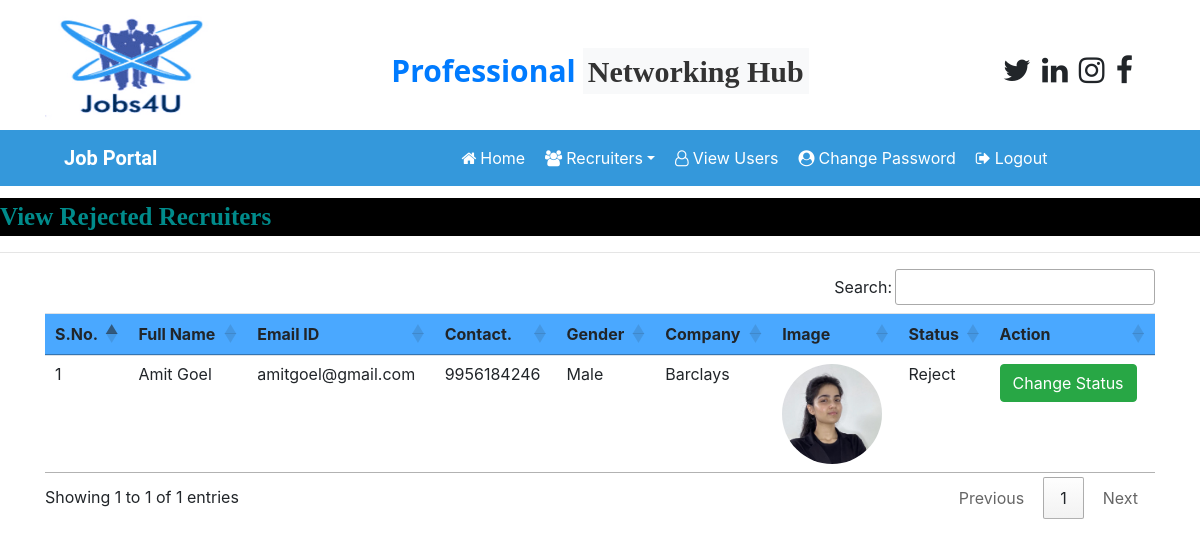
Page /recruiter_rejected (signed in) on the committed database.
### job/models.py (models this page shows, shortened)
class Recruiter(models.Model):
    user = models.ForeignKey(User, on_delete=models.CASCADE)
    mobile = models.CharField(max_length=15, null=True)
    image = models.FileField(null=True)
    gender = models.CharField(max_length=10, null=True)
    company = models.CharField(max_length=100, null=True)
    type = models.CharField(max_length=15, null=True)
    status = models.CharField(max_length=20, null=True)

### job/views.py (the view)
# urls.py: path('recruiter_rejected',recruiter_rejected,name="recruiter_rejected"),
def recruiter_rejected(request):
    if not request.user.is_authenticated:
        return redirect('admin_login')
    data = Recruiter.objects.filter(status='Reject')
    d = {'data':data}
    return render(request,'recruiter_rejected.html',d)

### job/templates/recruiter_rejected.html
{% load static %}
{% block body %}
{% include 'admin_navigation.html' %}
<marquee style="font-family: 'Monotype Corsiva' ; font-size: 25px ; color: darkcyan ; background-color: black ; font-weight: bold; margin-top: 1%">
    View Rejected Recruiters
</marquee>
<hr>
<div class="container">
<table class="table table-hover" id = "example">
    <thead>
    <tr style ="background-color: #4AA8FF">
        <th>S.No.</th>
        <th>Full Name</th>
        <th>Email ID</th>
        <th>Contact.</th>
        <th>Gender</th>
        <th>Company</th>
        <th>Image</th>
        <th>Status</th>
        <th>Action</th>
    </tr>
    </thead>
    <tbody>
    {% for i in data %}
    <tr>
        <td>{{forloop.counter}}</td>
        <td>{{i.user.first_name}} {{i.user.last_name}}</td>
        <td>{{i.user.username}}</td>
        <td>{{i.mobile}}</td>
        <td>{{i.gender}}</td>
        <td>{{i.company}}</td>
        <td><img src ="{{i.image.url}}" style="width:100px ; height : 100px; border-radius:50%" ></td>
        <td>{{i.status}}</td>
        <td><a href="{% url 'change_status' i.id %}" class="btn btn-success btn-small">Change Status</a></td>
    </tr>
    {% endfor %}
    </tbody>
</table>
</div>
{% endblock %}

### rows in the picture
Recruiter: user.first_name "Amit", user.last_name "Goel", user.username "amitgoel@gmail.com", mobile "9956184246", gender "Male", company "Barclays", image (picture), status "Reject"
